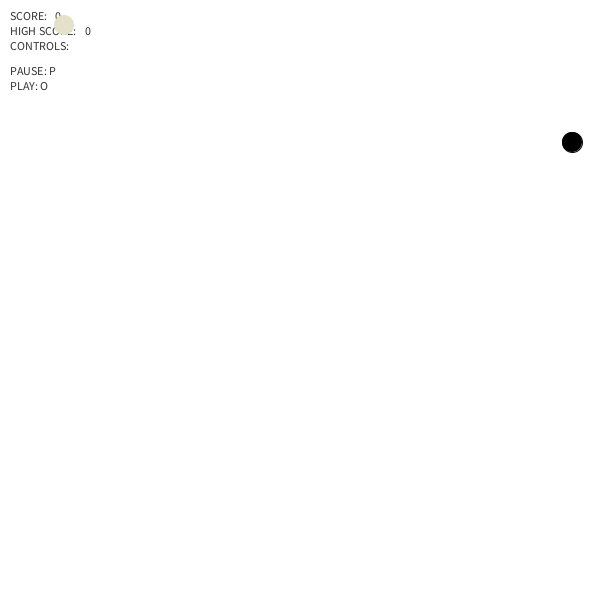
Frame 1 (no input)
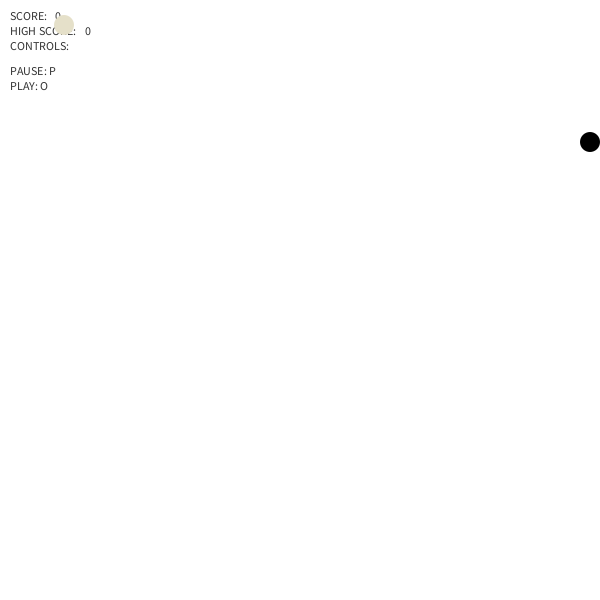
Frame 60 (the mouse pressed at the canvas centre just before this capture)
Frame 120 (the mouse held since frame 60 and released just before this capture): identical to frame 60, image omitted

The Processing sketch that drew these frames (run headless with seeded random() and noise(); from frame 60 on, the mouse is pressed at the canvas centre):

// Processing sketch: projectSnake
// ── projectSnake.pde
Snake snake;

int scl = 20;
int snakeSpeed = 2;
int score = 0;
int highScore = 0;
PVector food = new PVector(floor(random(width)), floor(random(height)));


void setup() {
  size(600, 600);
  snake = new Snake();
  
}


void draw() {
  background(255, 255, 255);
  fill(50);
  textSize(12);
  textAlign(LEFT);
  text("SCORE: ", 10, 20);
  text(score, 55, 20);
  text("HIGH SCORE: ", 10, 35);
  text(highScore, 85, 35);
  text("CONTROLS: ", 10, 50);
  text("PAUSE: P", 10, 75);
  text("PLAY: O", 10, 90);
  
  snake.update();
  snake.render();
  snake.death();
  
  foodLocation();
}


void foodLocation() {
  noStroke();
  fill(229, 224, 201);
  
  ellipse(food.x, food.y, scl, scl);
  
  if (snake.eat() == true) {
    score ++;
    food.x = floor(random(width));
    food.y = floor(random(height));
  }
  
}


void keyPressed() {
  if (key == CODED) {
    if (keyCode == UP) {
      snake.xDir = 0;
      snake.yDir = -1;
    } else if (keyCode == DOWN) {
      snake.xDir = 0;
      snake.yDir = 1;     
    } else if (keyCode == LEFT) {
      snake.xDir = -1;
      snake.yDir = 0;
    } else if (keyCode == RIGHT) {
      snake.xDir = 1;
      snake.yDir = 0;
    }
  }
  //RESTART
  if (key == 'r') {
    setup();
    loop();
    score = 0;
  } else if (key == 'p') {
    noLoop();
  } else if (key == 'o') {
    loop();
  }
}
// ── snakeConfg.pde
class Snake {
  PVector snakeLoc = new PVector(floor(random(width)), floor(random(height)));
  
  float xDir = 1;
  float yDir = 0;
  int total = 0;
  
  ArrayList<PVector> body = new ArrayList<PVector>();

  
  void render() {
    fill(0, 0, 0);
    ellipse(snakeLoc.x, snakeLoc.y, scl, scl);
    
    for (int i = 0; i < body.size(); i++) {
      ellipse(body.get(i).x, body.get(i).y, 15, 15);
    }
    
  }
  
  boolean eat() {
    float d = dist(snakeLoc.x, snakeLoc.y, food.x, food.y);
    if (d < (scl)) {
      total++;
      return true;
    } else {
      return false;
    }
  }
  
  
  void death() {
    for (int i = 0; i < body.size(); i++) {
      PVector pos = body.get(i);
      float d = dist(snakeLoc.x, snakeLoc.y, pos.x, pos.y);
      if (d < 1) {
        fill(255, 0, 0);
        textSize(30);
        textAlign(CENTER);
        text("GAME OVER", width/2, height/2);
        textAlign(CENTER, TOP);
        text("Press 'r' to RESTART", width/2, height/2);
        body.clear();
        noLoop();
        
      }
    }
    
  }

  
  void update() {
    if (total > 0) {
      if (total == body.size()) {
        body.remove(0);
      }
      body.add(new PVector(snakeLoc.x, snakeLoc.y));
    } 
    
    snakeLoc.x = snakeLoc.x + (snakeSpeed * xDir);
    snakeLoc.y = snakeLoc.y + (snakeSpeed * yDir);
    
    snakeLoc.x = constrain(snakeLoc.x, 0+scl/2, width-scl/2);
    snakeLoc.y = constrain(snakeLoc.y, 0+scl/2, height-scl/2); 

  }
}
